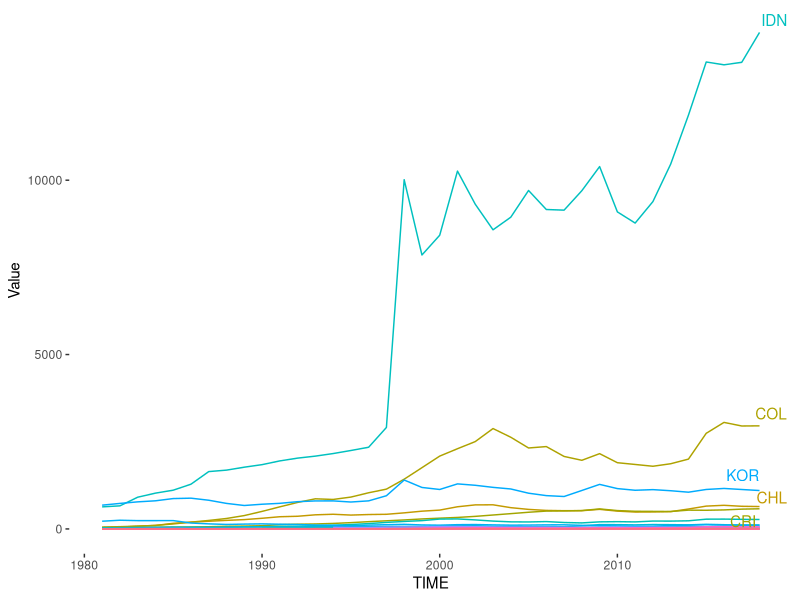
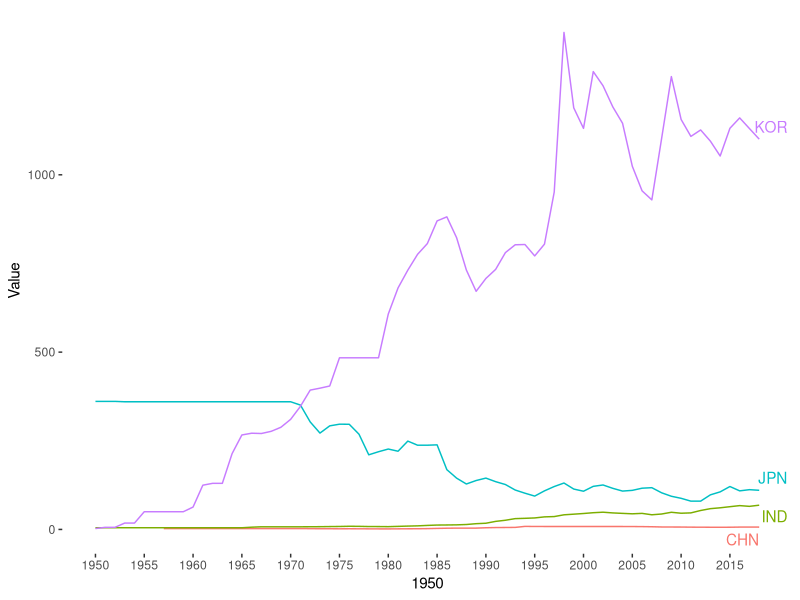
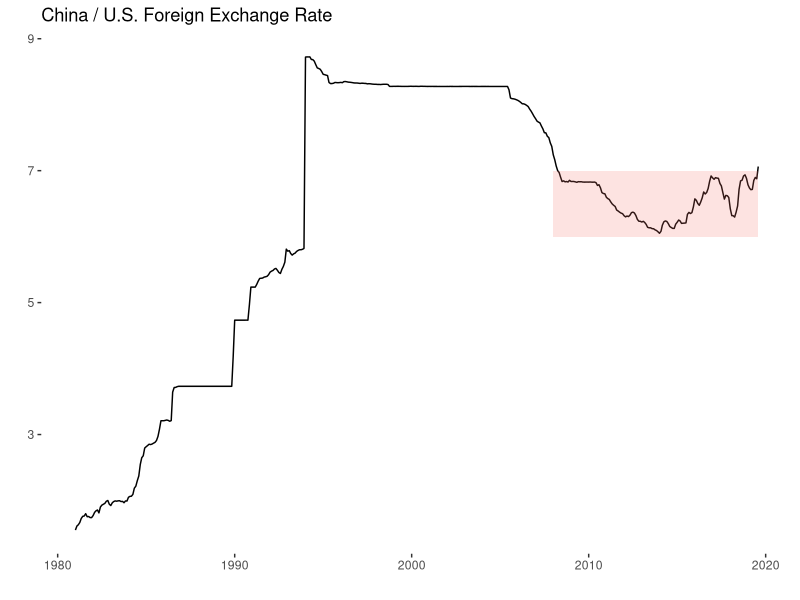

The R script that drew these images, in order:
library(data.table)
library(tidyverse)
library(ggrepel)
library(lubridate)

data <- fread("data/currency_rate.csv")
str(data)

data[!LOCATION %in% c('USA') & TIME > 1980] %>% ggplot() +
  aes(TIME, Value, color = LOCATION) +
  geom_line() +
  # scale_y_continuous(limits = c(0, 30)) +
  geom_text_repel(data = data[TIME == '2018' & Value > 500 & !LOCATION %in% c('USA')], mapping = aes(TIME, Value, label = LOCATION)) +
  theme(panel.background = element_rect(fill = 'white'),
        legend.position = 'none')

data[LOCATION %in% c('CHN', 'JPN', 'KOR', 'IND')] %>% ggplot() +
  aes(TIME, Value, color = LOCATION) +
  geom_line() +
  geom_text_repel(data = data[TIME == '2018' & LOCATION %in% c('CHN', 'JPN', 'KOR', 'IND')], mapping = aes(TIME, Value, label = LOCATION)) +
  # geom_ribbon(data = data[LOCATION == 'CHN' & TIME > 2006], mapping = aes(ymin = 6, ymax = 7, fill = 'red'), alpha = .3) +
  # geom_vline(xintercept = 2008, linetype = 'dashed') +
  scale_x_continuous(c(1950, 2018), breaks = seq(1950, 2018, 5)) +
  theme(panel.background = element_rect(fill = 'white'),
        legend.position = 'none')

# China / U.S. Foreign Exchange Rate
chnusd <- fread('data/EXCHUS.csv')
str(chnusd)
chnusd <- chnusd[, c('date', 'value') := .(ymd(DATE), EXCHUS)]
chnusd %>% ggplot() +
  aes(date, value) +
  geom_line() +
  geom_ribbon(data = chnusd[year(date) > 2007], mapping = aes(ymin = 6, ymax = 7, fill = 'red'), 
              alpha = .2) +
  labs(
    title = 'China / U.S. Foreign Exchange Rate',
    x = '',
    y = ''
  ) +
  theme(
    panel.background = element_rect(fill = 'white'),
    legend.position = 'none')




